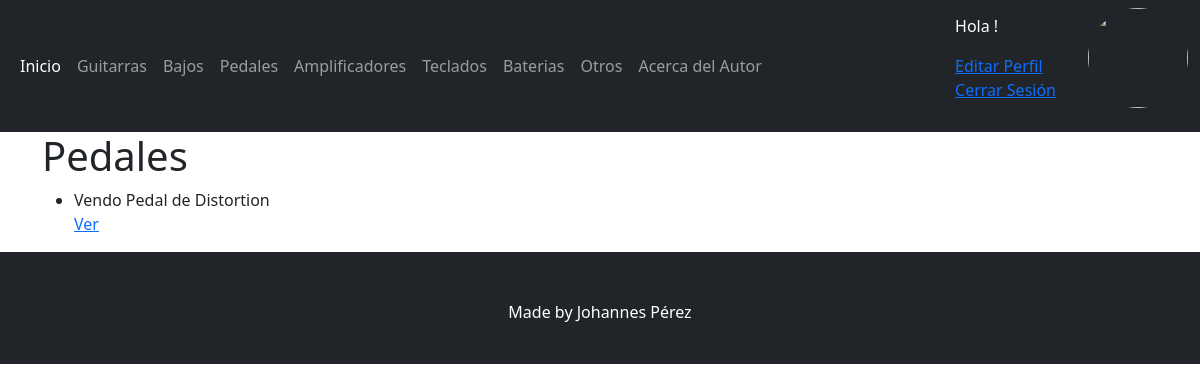
Before: /listaPedales/ (signed in) with the older database file.
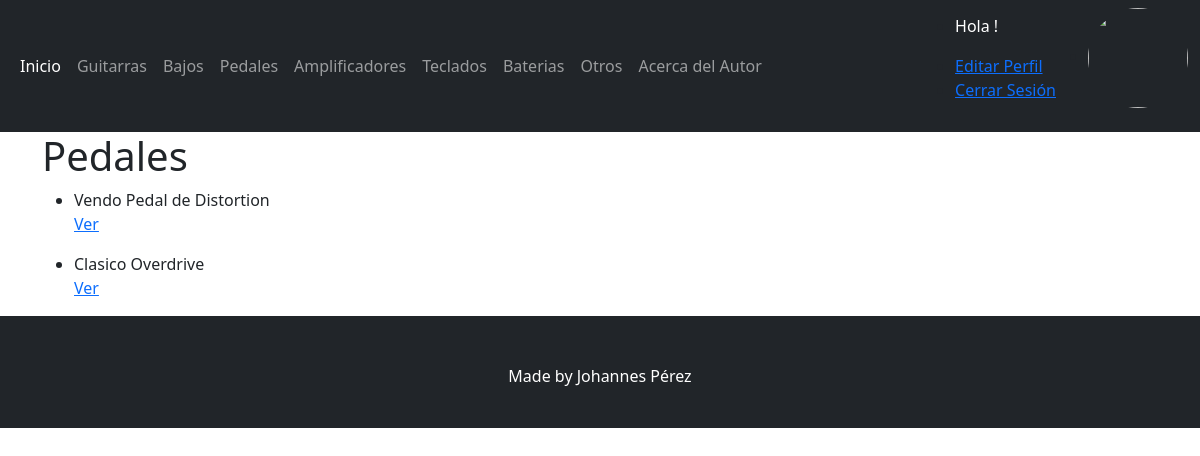
After: the same page with the newer database file.
### Base/models.py (models this page shows, shortened)
class Instrumento(models.Model):
    instrumentoSeleccion = (
    ('guitarra','Guitarra'),
    ('bajo', 'Bajo'),
    ('pedal','Pedal'),
    ('bateria','Bateria'),
    ('teclado','Teclado'),
    ('amplificador','Amplificador'),
    ('otro', 'Otro'),
    )
    usuario = models.ForeignKey(User, on_delete=models.CASCADE, null=True, blank=True)
    titulo = models.CharField(max_length=200)
    instrumento = models.CharField(max_length=15, choices=instrumentoSeleccion, default='guitarra')
    marca = models.CharField(max_length=40)
    modelo = models.CharField(max_length=40)
    descripcion = models.TextField(null=True, blank=True)
    year = models.IntegerField()
    precio = models.DecimalField(max_digits=10, decimal_places=2)
    fechaPublicacion = models.DateTimeField(auto_now_add=True)
    telefonoContacto = models.IntegerField()
    emailContacto = models.EmailField()
    imagenInstrumento = models.ImageField(null=True, blank=True, upload_to="imagenes/")

### Base/views.py (the view)
# urls.py: path('listaPedales/', PedalLista.as_view(), name='pedales'),
class PedalLista(LoginRequiredMixin, ListView):
    context_object_name = 'pedales'
    queryset = Instrumento.objects.filter(instrumento__startswith='pedal')
    template_name = 'Base/listaPedales.html'

### Base/templates/Base/listaPedales.html (shortened to what this page needs)
{% extends 'Base/home.html' %}
{% block content %}
<div class="container">
<h1>Pedales</h1>
</div>
<div class="container">
{% for pedal in pedales %}
<ul>
    <li>{{pedal.titulo}}</li>
    <a href="{% url 'pedal' pedal.id %}">Ver</a>
</ul>
{% endfor %}
</div>
{% endblock %}

Changed rows visible on the page:
added Instrumento: titulo "Clasico Overdrive"
